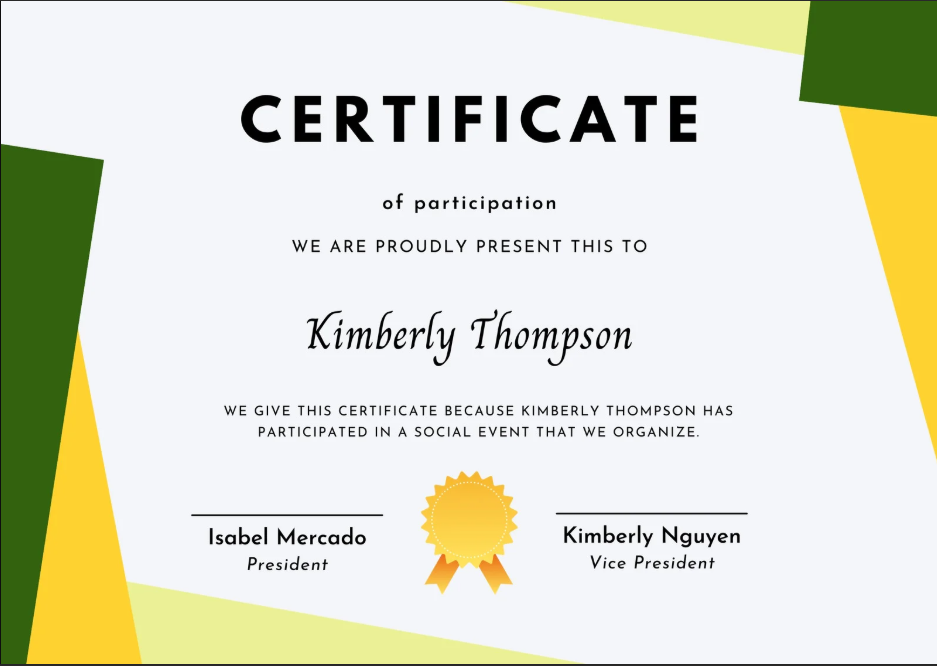
#> input picture samples/image1.png, 937 x 666 px
$ python -i preprocessing.py   (imports and definitions only)
#> lines starting #> are read from the running program, lines starting #| are printed output that depends on the picture; after the words box and inside, x2 and y2 are one past the last pixel; in counts of white or black regions, pixels touching at a corner belong together
# ocr/preprocessing.py

import cv2
import numpy as np

class ImagePreprocessor:
    def __init__(self):
        pass

    def preprocess(self, image_path: str) -> any:
#> called with image_path = '../samples/image1.png'
        img = cv2.imread(image_path)
#> img is the input picture: shape (666, 937, 3); mean B, G, R 205.1, 223.4, 221.2

        # Convert to grayscale
        gray = cv2.cvtColor(img, cv2.COLOR_BGR2GRAY)
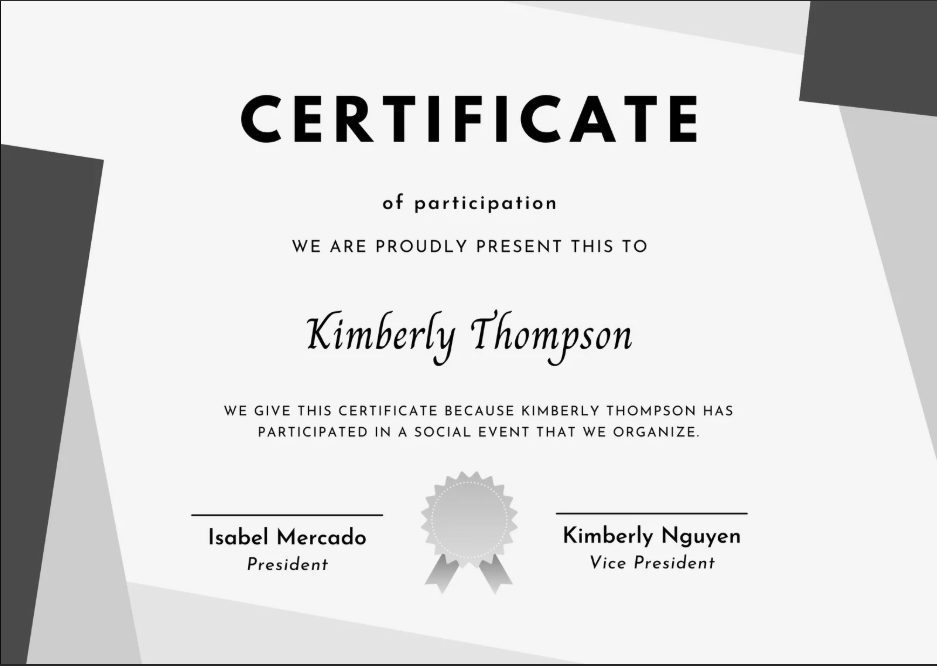
#> gray: shape (666, 937); min 0, max 254, mean 220.8

        # Apply Gaussian blur
        blur = cv2.GaussianBlur(gray, (5, 5), 0)

        # Apply thresholding (binarization)
        _, thresh = cv2.threshold(blur, 0, 255, cv2.THRESH_BINARY + cv2.THRESH_OTSU)
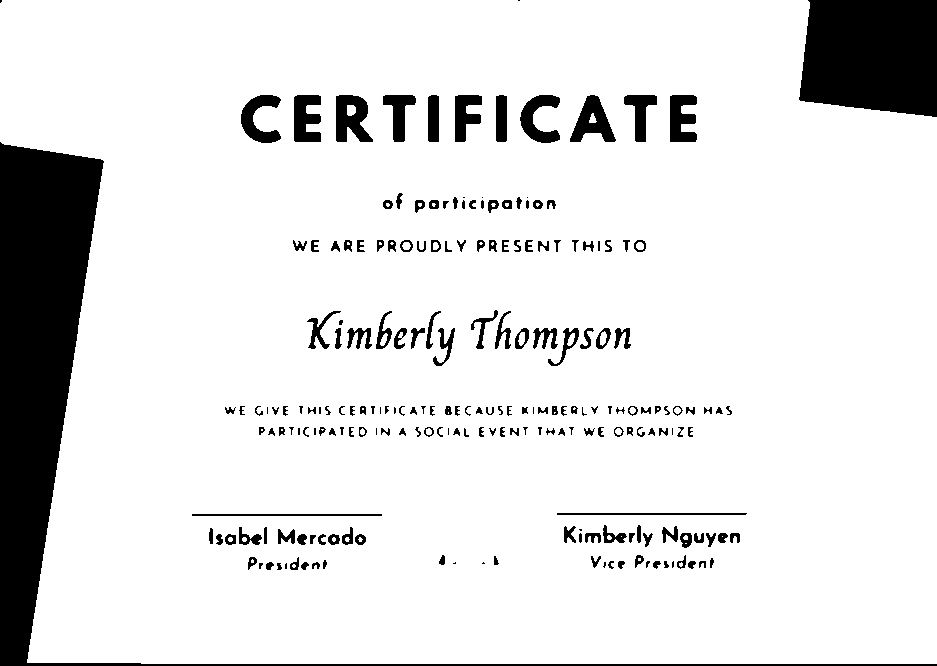
#> thresh: shape (666, 937); 88.5% white; 216 black regions (30 under 20 px), largest, box (x1, y1, x2, y2) and area: (0, 142, 937, 666) 35774, (799, 0, 937, 117) 14461, (336, 95, 373, 142) 1195

        return thresh

>>> result = ImagePreprocessor().preprocess('../samples/image1.png')
